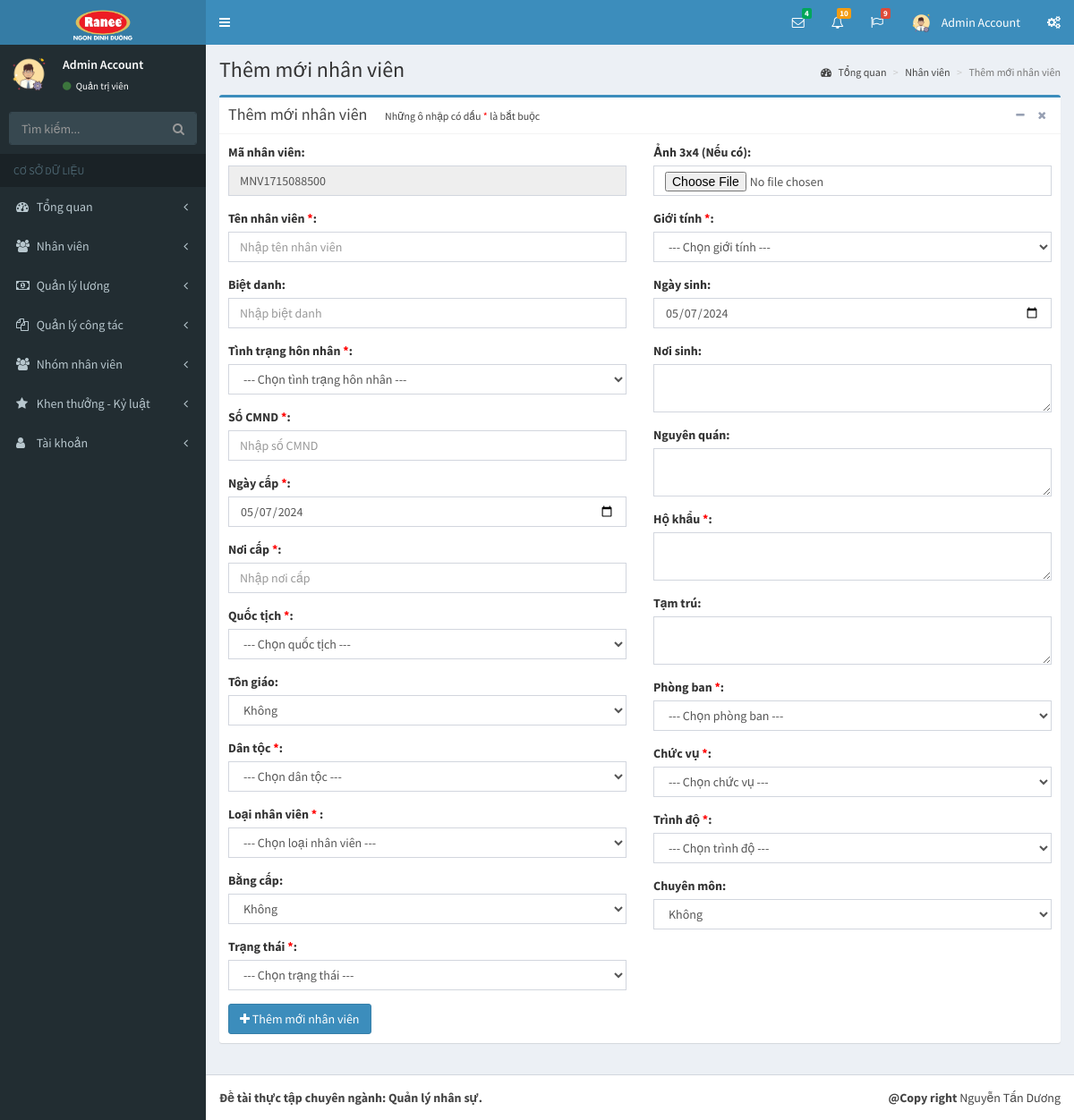
/pages/them-nhan-vien.php (signed in), run on the app's committed database.
### tables this page shows
CREATE TABLE `tai_khoan` (
  `id` int(11) NOT NULL,
  `ho` varchar(50) NOT NULL,
  `ten` varchar(50) NOT NULL,
  `hinh_anh` varchar(50) NOT NULL,
  `email` varchar(50) NOT NULL,
  `mat_khau` varchar(50) NOT NULL,
  `so_dt` varchar(50) NOT NULL,
  `quyen` tinyint(1) NOT NULL,
  `trang_thai` tinyint(1) NOT NULL,
  `truy_cap` int(11) NOT NULL,
  `ngay_tao` datetime NOT NULL,
  `ngay_sua` datetime NOT NULL
);

### pages/them-nhan-vien.php (the view, shortened to what this page needs)
<?php
if(isset($_SESSION['username']) && isset($_SESSION['level']))
{
  include('../layouts/header.php');
  include('../layouts/topbar.php');
  include('../layouts/sidebar.php');
  $maNhanVien = "MNV" . time();
  $tonGiao = "SELECT id, ten_ton_giao FROM ton_giao";
  $resultTonGiao = mysqli_query($conn, $tonGiao);
  $arrTonGiao = array();
  while ($rowTonGiao = mysqli_fetch_array($resultTonGiao))
  {
    $arrTonGiao[] = $rowTonGiao;
  }
  $chuyenMon = "SELECT id, ten_chuyen_mon FROM chuyen_mon";
  $resultChuyenMon = mysqli_query($conn, $chuyenMon);
  $arrChuyenMon = array();
  while ($rowChuyenMon = mysqli_fetch_array($resultChuyenMon))
  {
    $arrChuyenMon[] = $rowChuyenMon;
  }
  $bangCap = "SELECT id, ten_bang_cap FROM bang_cap";
  $resultBangCap = mysqli_query($conn, $bangCap);
  $arrBangCap = array();
  while ($rowBangCap = mysqli_fetch_array($resultBangCap))
  {
    $arrBangCap[] = $rowBangCap;
  }
?>
  <div class="content-wrapper">
    <section class="content-header">
      <h1>
        Thêm mới nhân viên
      </h1>
      <ol class="breadcrumb">
        <li><a href="index.php?p=index&a=statistic"><i class="fa fa-dashboard"></i> Tổng quan</a></li>
        <li><a href="them-nhan-vien.php?p=staff&a=add-staff">Nhân viên</a></li>
        <li class="active">Thêm mới nhân viên</li>
      </ol>
    </section>
    <section class="content">
      <div class="row">
        <div class="col-xs-12">
          <div class="box box-primary">
            <div class="box-header with-border">
              <h3 class="box-title">Thêm mới nhân viên</h3> &emsp;
              <small>Những ô nhập có dấu <span style="color: red;">*</span> là bắt buộc</small>
              <div class="box-tools pull-right">
                <button type="button" class="btn btn-box-tool" data-widget="collapse"><i class="fa fa-minus"></i></button>
                <button type="button" class="btn btn-box-tool" data-widget="remove"><i class="fa fa-remove"></i></button>
              </div>
            </div>
            <div class="box-body">
              <form action="" method="POST" enctype="multipart/form-data">
                <div class="row">
                  <div class="col-md-6">
                    <div class="form-group">
                      <label>Mã nhân viên: </label>
                      <input type="text" class="form-control" id="exampleInputEmail1" name="maNhanVien" value="<?php echo $maNhanVien; ?>" readonly>
                    </div>
                    <div class="form-group">
                      <label>Tên nhân viên <span style="color: red;">*</span>: </label>
                      <input type="text" class="form-control" id="exampleInputEmail1" placeholder="Nhập tên nhân viên" name="tenNhanVien" value="<?php echo isset($_POST['tenNhanVien']) ? $_POST['tenNhanVien'] : ''; ?>">
                    </div>
                    <div class="form-group">
                      <label>Biệt danh: </label>
                      <input type="text" class="form-control" id="exampleInputEmail1" placeholder="Nhập biệt danh" name="bietDanh" value="<?php echo isset($_POST['bietDanh']) ? $_POST['bietDanh'] : ''; ?>">
                    </div>
                    <div class="form-group">
                      <label>Tình trạng hôn nhân <span style="color: red;">*</span>: </label>
                      <select class="form-control" name="honNhan">
                        <option value="chon">--- Chọn tình trạng hôn nhân ---</option>
                      </select>
                    </div>
                    <div class="form-group">
                      <label>Số CMND <span style="color: red;">*</span>: </label>
                      <input type="text" class="form-control" id="exampleInputEmail1" placeholder="Nhập số CMND" name="CMND" value="<?php echo isset($_POST['CMND']) ? $_POST['CMND'] : ''; ?>">
                    </div>
                    <div class="form-group">
                      <label>Ngày cấp <span style="color: red;">*</span>: </label>
                      <input type="date" class="form-control" id="exampleInputEmail1" placeholder="Nhập nơi cấp" name="ngayCap" value="<?php echo date("Y-m-d"); ?>">
                    </div>
                    <div class="form-group">
                      <label>Nơi cấp <span style="color: red;">*</span>: </label>
                      <input type="text" class="form-control" id="exampleInputEmail1" placeholder="Nhập nơi cấp" name="noiCap" value="<?php echo isset($_POST['noiCap']) ? $_POST['noiCap'] : ''; ?>">
                    </div>
                    <div class="form-group">
                      <label>Quốc tịch <span style="color: red;">*</span>: </label>
                      <select class="form-control" name="quocTich">
                      <option value="chon">--- Chọn quốc tịch ---</option>
                      </select>
                    </div>
                    <div class="form-group">
                      <label>Tôn giáo: </label>
                      <select class="form-control" name="tonGiao">
                      <?php
                      foreach ($arrTonGiao as $tg)
                      {
                        echo "<option value='".$tg['id']."'>".$tg['ten_ton_giao']."</option>";
                      }
                      ?>
                      </select>
                    </div>
                    <div class="form-group">
                      <label>Dân tộc <span style="color: red;">*</span>: </label>
                      <select class="form-control" name="danToc">
                      <option value="chon">--- Chọn dân tộc ---</option>
                      </select>
                    </div>
                    <div class="form-group">
                      <label>Loại nhân viên <span style="color: red;">*</span> : </label>
                      <select class="form-control" name="loaiNhanVien">
                      <option value="chon">--- Chọn loại nhân viên ---</option>
                      </select>
                    </div>
                    <div class="form-group">
                      <label>Bằng cấp: </label>
                      <select class="form-control" name="bangCap">
                      <?php
                        foreach ($arrBangCap as $bc)
                        {
                          echo "<option value='".$bc['id']."'>".$bc['ten_bang_cap']."</option>";
                        }
                      ?>
                      </select>
                    </div>
                    <div class="form-group">
                      <label>Trạng thái <span style="color: red;">*</span>: </label>
                      <select class="form-control" name="trangThai">
                        <option value="chon">--- Chọn trạng thái ---</option>
                      </select>
                    </div>
                  </div>
                  <div class="col-md-6">
                    <div class="form-group">
                      <label>Ảnh 3x4 (Nếu có): </label>
                      <input type="file" class="form-control" id="exampleInputEmail1" name="hinhAnh">
                    </div>
                    <div class="form-group">
                      <label>Giới tính <span style="color: red;">*</span>: </label>
                      <select class="form-control" name="gioiTinh">
                        <option value="chon">--- Chọn giới tính ---</option>
                      </select>
                    </div>
                    <div class="form-group">
                      <label>Ngày sinh: </label>
                      <input type="date" class="form-control" id="exampleInputEmail1" name="ngaySinh" value="<?php echo date("Y-m-d"); ?>">
                    </div>
                    <div class="form-group">
                      <label>Nơi sinh: </label>
                      <textarea class="form-control" name="noiSinh"><?php echo isset($_POST['noiSinh']) ? $_POST['noiSinh'] : ''; ?></textarea>
                    </div>
                    <div class="form-group">
                      <label>Nguyên quán: </label>
                      <textarea class="form-control" name="nguyenQuan"><?php echo isset($_POST['nguyenQuan']) ? $_POST['nguyenQuan'] : ''; ?></textarea>
                    </div>
                    <div class="form-group">
                      <label>Hộ khẩu <span style="color: red;">*</span>: </label>
                      <textarea class="form-control" name="hoKhau"></textarea>
                    </div>
                    <div class="form-group">
                      <label>Tạm trú: </label>
                      <textarea class="form-control" name="tamTru"><?php echo isset($_POST['tamTru']) ? $_POST['tamTru'] : ''; ?></textarea>
                    </div>
                    <div class="form-group">
                      <label>Phòng ban <span style="color: red;">*</span>: </label>
                      <select class="form-control" name="phongBan">
                      <option value="chon">--- Chọn phòng ban ---</option>
                      </select>
                    </div>
                    <div class="form-group">
                      <label>Chức vụ <span style="color: red;">*</span>: </label>
                      <select class="form-control" name="chucVu">
                      <option value="chon">--- Chọn chức vụ ---</option>
                      </select>
                    </div>
                    <div class="form-group">
                      <label>Trình độ <span style="color: red;">*</span>: </label>
                      <select class="form-control" name="trinhDo">
                      <option value="chon">--- Chọn trình độ ---</option>
                      </select>
                    </div>
                    <div class="form-group">
                      <label>Chuyên môn: </label>
                      <select class="form-control" name="chuyenMon">
                      <?php
                        foreach ($arrChuyenMon as $cm)
                        {
                          echo "<option value='".$cm['id']."'>".$cm['ten_chuyen_mon']."</option>";
                        }
                      ?>
                      </select>
                    </div>
                  </div>
                </div>
                <?php
                  if($_SESSION['level'] == 1)
                    echo "<button type='submit' class='btn btn-primary' name='save'><i class='fa fa-plus'></i> Thêm mới nhân viên</button>";
                ?>
              </form>
            </div>
          </div>
        </div>
      </div>
    </section>
  </div>
<?php
  include('../layouts/footer.php');
}
else
{
  header('Location: dang-nhap.php');
}
?>

### layouts/topbar.php (shortened to what this page needs)
<body class="hold-transition skin-blue sidebar-mini">
<div class="wrapper">
  <header class="main-header">
    <a href="index.php?p=index&a=statistic" class="logo">
      <span class="logo-lg"><img src="../dist/images/logo.png" alt=""></span>
    </a>
    <nav class="navbar navbar-static-top">
      <a href="#" class="sidebar-toggle" data-toggle="push-menu" role="button">
      </a>
      <div class="navbar-custom-menu">
        <ul class="nav navbar-nav">
          <li class="dropdown messages-menu">
            <a href="#" class="dropdown-toggle" data-toggle="dropdown">
              <i class="fa fa-envelope-o"></i>
              <span class="label label-success">4</span>
            </a>
          </li>
          <li class="dropdown notifications-menu">
            <a href="#" class="dropdown-toggle" data-toggle="dropdown">
              <i class="fa fa-bell-o"></i>
              <span class="label label-warning">10</span>
            </a>
          </li>
          <li class="dropdown tasks-menu">
            <a href="#" class="dropdown-toggle" data-toggle="dropdown">
              <i class="fa fa-flag-o"></i>
              <span class="label label-danger">9</span>
            </a>
          </li>
          <li class="dropdown user user-menu">
            <a href="#" class="dropdown-toggle" data-toggle="dropdown">
              <img src="../uploads/images/<?php echo $row_acc['hinh_anh']; ?>" class="user-image" alt="User Image">
              <span class="hidden-xs"><?php echo $row_acc['ten']; ?> <?php echo $row_acc['ho']; ?></span>
            </a>
          </li>
          <li>
            <a href="#" data-toggle="control-sidebar"><i class="fa fa-gears"></i></a>
          </li>
        </ul>
      </div>
    </nav>
  </header>

### layouts/sidebar.php (shortened to what this page needs)
<aside class="main-sidebar">
  <section class="sidebar">
    <div class="user-panel">
      <div class="pull-left image">
        <img src="../uploads/images/<?php echo $row_acc['hinh_anh']; ?>" class="img-circle" alt="User Image">
      </div>
      <div class="pull-left info">
        <p>
          <?php echo $row_acc['ten']; ?> <?php echo $row_acc['ho']; ?>
        </p>
        <a href="#"><i class="fa fa-circle text-success"></i>
          <?php
            if($row_acc['quyen'] == 1)
            {
              echo "Quản trị viên";
            }
            else
            {
              echo "Nhân viên";
            }
          ?>
        </a>
      </div>
    </div>
    <form action="#" method="get" class="sidebar-form">
      <div class="input-group">
        <input type="text" name="q" class="form-control" placeholder="Tìm kiếm...">
        <span class="input-group-btn">
              <button type="submit" name="search" id="search-btn" class="btn btn-flat"><i class="fa fa-search"></i>
              </button>
            </span>
      </div>
    </form>
    <ul class="sidebar-menu" data-widget="tree">
      <li class="header">CƠ SỞ DỮ LIỆU</li>
      <li class="<?php if($p == 'index') echo 'active'; ?> treeview">
        <a href="#">
          <i class="fa fa-dashboard"></i> <span>Tổng quan</span>
          <span class="pull-right-container">
            <i class="fa fa-angle-left pull-right"></i>
          </span>
        </a>
      </li>
      <li class="<?php if($p == 'staff') echo 'active'; ?> treeview">
        <a href="#">
          <i class="fa fa-users"></i>
          <span>Nhân viên</span>
          <span class="pull-right-container">
            <i class="fa fa-angle-left pull-right"></i>
          </span>
        </a>
      </li>
      <li class="<?php if($p == 'salary') echo 'active'; ?> treeview">
        <a href="#">
          <i class="fa fa-money"></i>
          <span>Quản lý lương</span>
          <span class="pull-right-container">
            <i class="fa fa-angle-left pull-right"></i>
          </span>
        </a>
      </li>
      <li class="<?php if($p == 'collaborate') echo 'active'; ?> treeview">
        <a href="#">
          <i class="fa fa-files-o"></i>
          <span>Quản lý công tác</span>
          <span class="pull-right-container">
            <i class="fa fa-angle-left pull-right"></i>
          </span>
        </a>
      </li>
      <li class="<?php if($p == 'group') echo 'active'; ?> treeview">
        <a href="#">
          <i class="fa fa-users"></i> <span>Nhóm nhân viên</span>
          <span class="pull-right-container">
            <i class="fa fa-angle-left pull-right"></i>
          </span>
        </a>
      </li>
      <li class="<?php if($p == 'bonus-discipline') echo 'active'; ?> treeview">
        <a href="#">
          <i class="fa fa-star"></i> <span>Khen thưởng - Kỷ luật</span>
          <span class="pull-right-container">
            <i class="fa fa-angle-left pull-right"></i>
          </span>
        </a>
      </li>
      <li class="<?php if($p == 'account') echo 'active'; ?> treeview">
        <a href="#">
          <i class="fa fa-user"></i> <span>Tài khoản</span>
          <span class="pull-right-container">
            <i class="fa fa-angle-left pull-right"></i>
          </span>
        </a>
      </li>
    </ul>
  </section>
</aside>

### data on the page
tai_khoan: hinh_anh (picture), ten "Admin", ho "Account"

### other printed values
form field tonGiao "Không"
form field bangCap "Không"
form field chuyenMon "Không"
